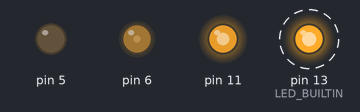
Recording of a sketch running on a simulated Arduino Uno, built with avr-gcc and run on an emulated ATmega328P. Parts: output pins drawn as LEDs (lit = HIGH). Dashed ring = blinking. What the sketch prints to the serial monitor is not drawn.

Above: at 0.2 s.
Timing chart, 0 to 3.0 s (numbered marks = the images above):
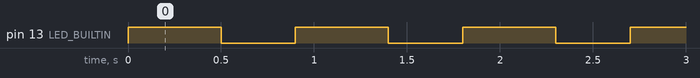

The sketch:

blinky.ino
```cpp
void setup() {
  // initialize digital pin LED_BUILTIN as an output.
  pinMode(LED_BUILTIN, OUTPUT);
  pinMode(5, OUTPUT);
  analogWrite(6, 55);
  analogWrite(11, 200);
  Serial.begin(115200);
  Serial.println(LED_BUILTIN);
}

// the loop function runs over and over again forever
void loop() {
  digitalWrite(LED_BUILTIN, HIGH);   // turn the LED on (HIGH is the voltage level)
  delay(500);                       // wait for a second
  digitalWrite(LED_BUILTIN, LOW);    // turn the LED off by making the voltage LOW
  delay(400);                       // wait for a second
}

//
////DIGITAL PINS
//
//const int digitalPin0 = 0 //RX
//const int digitalPin1 = 1 //TX
//const int digitalPin2 = 2 //INT0
//const int digitalPin3 = 3 //INT1, PWM
//const int digitalPin4 = 4 //
//const int digitalPin5 = 5 //PWM
//const int digitalPin6 = 6 //PWM
//const int digitalPin7 = 7 //
//const int digitalPin8 = 8 //CLK0
//const int digitalPin9 = 9 //PWM
//const int digitalPin10 = 10 //slave select(SS), PWM
//const int digitalPin11 = 11 //MOSI, PWM
//const int digitalPin12 = 12 //MISO
//const int digitalPin13 = 13 //SCK(Serial Clock), LED
////ANALOG PINS
//
//const int analogPinA0 = A0 //
//const int analogPinA1 = A1 //
//const int analogPinA2 = A2 //
//const int analogPinA3 = A3 //
//const int analogPinA4 = A4 //SDA, interior
//const int analogPinA5 = A5 //SCL, interior
//const int analogPinA6 = A6 //Analog exclusive, end of board
//const int analogPinA7 = A7 //Analog exclusive, end of board
```

Measured:
- by itself, pin 13 (LED_BUILTIN): alternates HIGH for 0.50 s and LOW for 0.40 s
